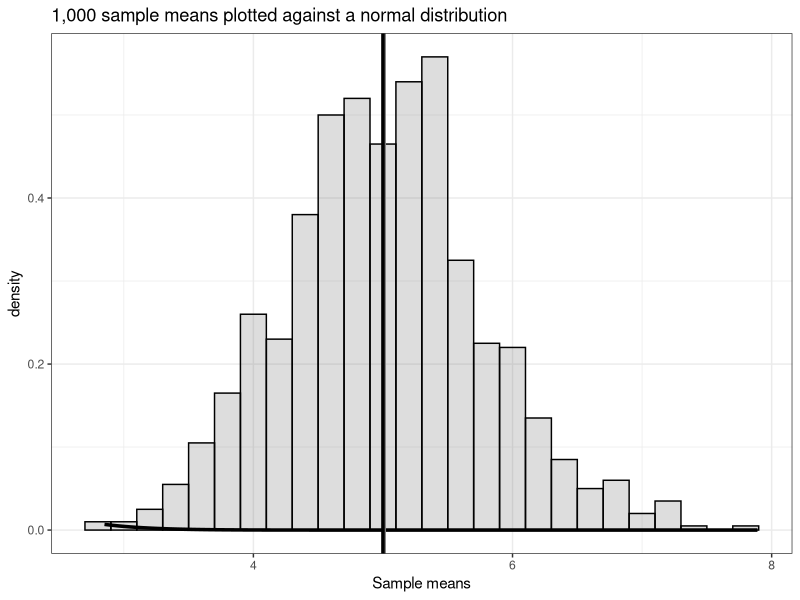
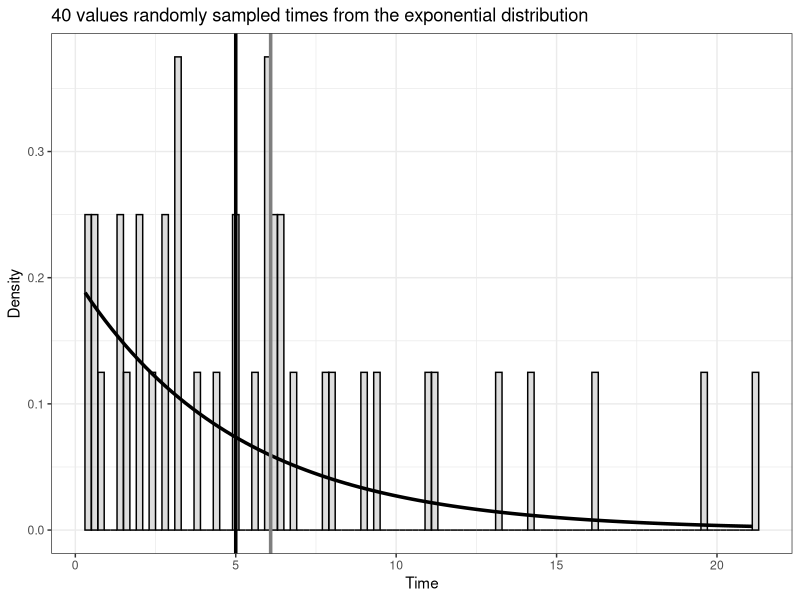
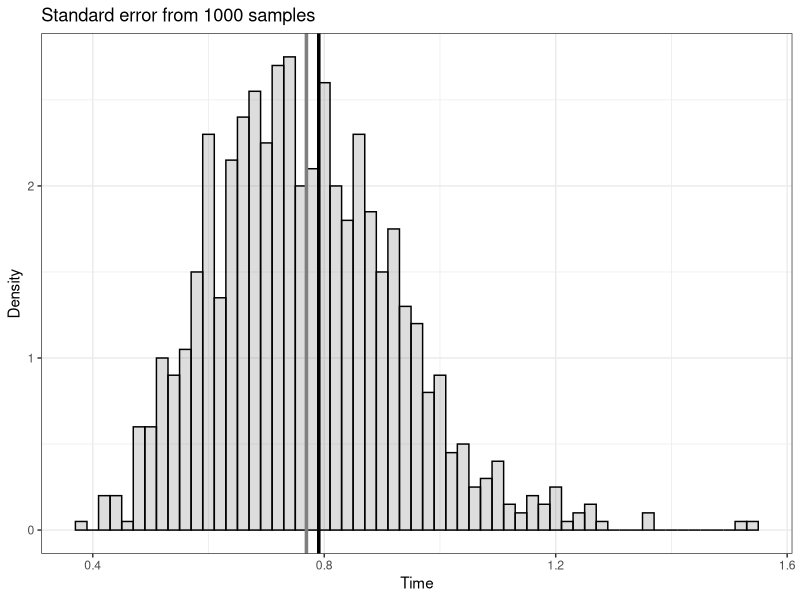

Generate these figures, in order, with R:
## ---- chunk 1
library(ggplot2)
require(gridExtra)
## ---- chunk 2
lambda <- .2
sampleSize <- 40
set.seed(12)
sample <- rexp(sampleSize, rate = lambda)
samplemean <- mean(sample)
## ---- chunk 3
mns = NULL  #initialise variable for means
vrs = NULL
for (i in 1 : 1000) {
    expdist <- rexp(sampleSize, rate = lambda)
    mns = c(mns, mean(expdist))
    vrs = c(vrs, var(expdist))
}
avgAllMeans <- mean(mns) #Average of all 1000 sample means
sdMean <- 1/(sqrt(40) * lambda)  #Standard error of sample means
## ---- chunk 4
mns <- data.frame(mns)
g <- ggplot(data = mns, aes(x = mns)) + geom_histogram(alpha = .20, binwidth = .2, colour = "black", aes(y = ..density..))
g <- g + stat_function(fun = dnorm, arg = list(mean = 1/lambda, sd = sdMean), size = 1.2)
g <- g + geom_vline(xintercept = avgAllMeans, colour = "grey50", size = 1.2)
g <- g + geom_vline(xintercept = 1/lambda, size = 1.2)
g <- g + labs(title = "1,000 sample means plotted against a normal distribution")
g <- g + labs(x = "Sample means")
g <- g + theme_bw()
g
## ---- chunk 5
stderror <- sqrt(vrs/40)
se <- 5/sqrt(40)
avese <- mean(stderror)
## ---- chunk 6
sample <- data.frame(sample)
g <- ggplot(data = sample, aes(x = sample)) + geom_histogram(alpha = .20, binwidth = .2, colour = "black", aes(y = ..density..))
g <- g + stat_function(fun = dexp, args = list(rate = lambda),size = 1.2)
g <- g + labs(title = "40 values randomly sampled times from the exponential distribution")
g <- g + geom_vline(aes(linetype = "Sample mean"), xintercept = samplemean, colour = "grey50", size = 1.2)
g <- g + geom_vline(aes(linetype = "Density mean"), xintercept = 5, size = 1.2)
g <- g + labs(x = "Time", y = "Density")
g <- g + theme_bw()

g
## ---- chunk 7
stderror <- sqrt(vrs/40)
se <- 5/sqrt(40)
avese <- mean(stderror)
stderror <- data.frame(stderror)
g <- ggplot(data = stderror, aes(x = stderror)) + geom_histogram(alpha = .20, binwidth = .02, colour = "black", aes(y = ..density..))
g <- g + labs(title = "Standard error from 1000 samples")
g <- g + geom_vline(aes(linetype = "Sample mean"), xintercept = avese, colour = "grey50", size = 1.2)
g <- g + geom_vline(aes(linetype = "Density mean"), xintercept = se, size = 1.2)
g <- g + labs(x = "Time", y = "Density")
g <- g + theme_bw()

g
